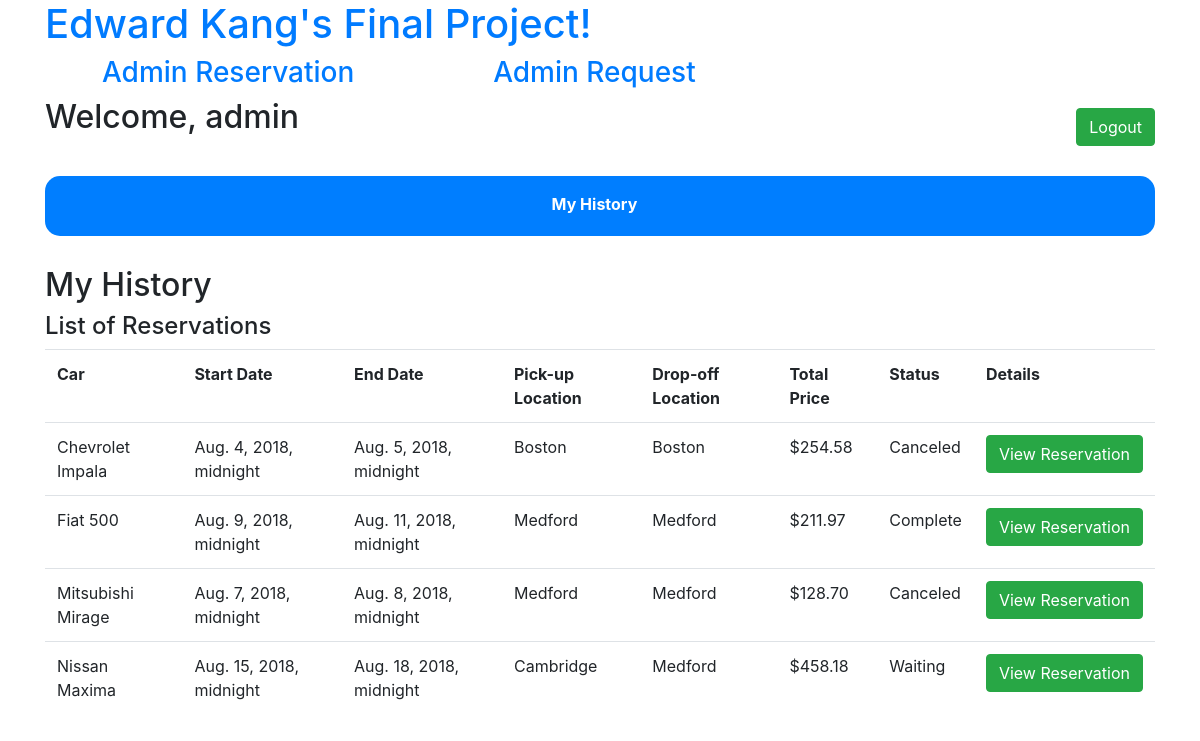
Before: /history (signed in) with the older database file.
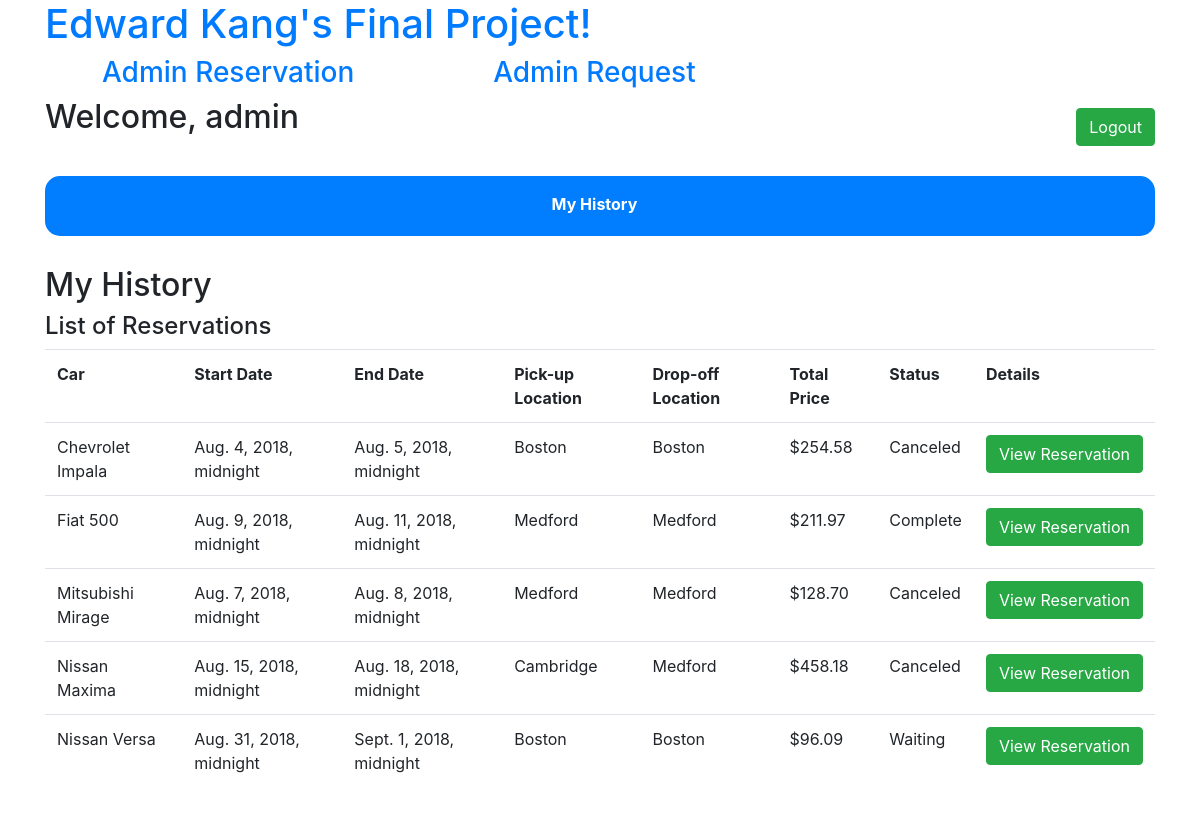
After: the same page with the newer database file.
### rents/models.py (models this page shows, shortened)
class Reservation(models.Model):
    reservation_user = models.ForeignKey(settings.AUTH_USER_MODEL, on_delete=models.CASCADE)
    reservation_car = models.ForeignKey(Car, on_delete=models.CASCADE)
    reservation_start_date = models.DateTimeField()
    reservation_end_date = models.DateTimeField()
    reservation_drop_off = models.ForeignKey(Location, on_delete=models.CASCADE)
    reservation_protection = models.CharField(max_length=64)
    reservation_total_price = models.FloatField()
    reservation_status = models.CharField(max_length=64)
    reservation_request = models.CharField(max_length=64)

class Car(models.Model):
    car_brand = models.CharField(max_length=64)
    car_name = models.CharField(max_length=64)
    car_type = models.CharField(max_length=64)
    car_price = models.FloatField()
    car_size = models.IntegerField()
    car_detail = models.CharField(max_length=64)
    car_status = models.CharField(max_length=64)
    car_location = models.ForeignKey(Location, on_delete=models.CASCADE)

class Location(models.Model):
    location_name = models.CharField(max_length=64)
    location_address = models.CharField(max_length=64)

### rents/views.py (the view)
# urls.py: path("history", views.historyView, name="history"),
def historyView(request):
    if not request.user.is_authenticated:
        return render(request, 'rents/login.html', {'message': 'Please login first.'})
    my_reservation = Reservation.objects.filter(reservation_user__id=request.user.id).all()
    context = {
        'myreservations' : my_reservation
    }
    return render(request, 'rents/history.html', context)

### rents/templates/rents/history.html
{% extends "rents/menu.html" %}
{% block body %}
<div id="body_content" class="form-group">
    <div>
        <h2>My History</h2>
        <div class="body_table">
            <div class="body_table_content">
                <h4>List of Reservations</h4>
                <div>
                    <table class="table">
                        <tr>
                            <th>Car</th>
                            <th>Start Date</th>
                            <th>End Date</th>
                            <th>Pick-up Location</th>
                            <th>Drop-off Location</th>
                            <th>Total Price</th>
                            <th>Status</th>
                            <th>Details</th>
                        </tr>
                        {% for myreservation in myreservations %}
                        <tr>
                            <td>{{ myreservation.reservation_car.car_brand }} {{ myreservation.reservation_car.car_name }}</td>
                            <td>{{ myreservation.reservation_start_date }}</td>
                            <td>{{ myreservation.reservation_end_date }}</td>
                            <td>{{ myreservation.reservation_car.car_location.location_name }}</td>
                            <td>{{ myreservation.reservation_drop_off.location_name }}</td>
                            <td>${{ myreservation.reservation_total_price|floatformat:2 }}</td>
                            <td>{{ myreservation.reservation_status }}</td>
                            <td><input class="btn btn-success" type="button" value="View Reservation" onclick="viewReservation(`{{ myreservation.id }}`, `{{ myreservation.reservation_user.id }}`)" /></td>
                        </tr>
                        {% endfor %}
                    </table>
                </div>
            </div>
        </div>
    </div>
</div>
{% endblock %}

### rents/templates/rents/menu.html
{% extends "rents/layout.html" %}
{% block menu %}
<div class="form-group">
    <div class="content_item">
        <h2 id="title_welcome">Welcome, {{ user.username }}</h2>
        <input id="logout_button" class="btn btn-success" type="button" value="Logout" onclick="location.href = '/logout'"/>
    </div>
    <div id="menu">
        <table id="menu_table">
            <tr id="menu_table_tr">
                <td id="menu_table_td">
                </td>
                <td id="menu_table_td">
                    <a class="menu_button" href="/history">My History</a>
                </td>
                <td id="menu_table_td">
                </td>
            </tr>
        </table>
    </div>
    {% block body %}
    {% endblock %}
</div>
{% endblock %}

### rents/templates/rents/layout.html (shortened to what this page needs)
<!DOCTYPE html>
<html>
    <head>
        <link rel="stylesheet" href="https://stackpath.bootstrapcdn.com/bootstrap/4.1.1/css/bootstrap.min.css">
        <link rel="stylesheet" type="text/css" href="https://cdn.jsdelivr.net/npm/daterangepicker/daterangepicker.css" />
        {% load static %}
        <link rel="stylesheet" type="text/css" href="{% static 'rents/style.css' %}" />
    </head>
    <body>
        <div class="container">
            <h1><a href="/">Edward Kang's Final Project!</a></h1>
            {% if user.is_superuser %}
            <h3 class="admin_link"><a href="/adminpage/reservation/current/waiting">Admin Reservation</a></h3>
            <h3 class="admin_link"><a href="/adminpage/request/current/waiting">Admin Request</a></h3>
            {% endif %}
            {% if user.is_authenticated %}
                {% block menu %}
                {% endblock %}
            {% else %}
                {% block loginout %}
                {% endblock %}
            {% endif %}
        </div>
    </body>
</html>

### rents/static/rents/style.css (style rules this page uses)
.admin_link { width: 33%; display: block; float: left; text-align: center; }
#title_welcome { width: 50%; display: block; float: left; }
#logout_button { margin-top: 10px; display: block; float: right; }
#menu { background-color: #007eff; border-radius: 15px; margin-top: 30px; margin-bottom: 30px; width: 100%; display: block; float: right; }
#menu_table { margin: auto; width: 100% !important; }
#menu_table_tr { height: 60px; width: 100%; display: block; float: left; }
#menu_table_td { width: 33%; display: block; float: left; text-align: center; margin-top: 15px; }
.menu_button { color: white; font-weight: bold; }
#body_content { width: 100%; display: block; float: left; }
.body_table_content { margin-bottom: 40px; display: block; float: left; width: 100%; }

Changed rows visible on the page:
changed Reservation "Aug. 15, 2018, midnight": reservation_status "Waiting" → "Canceled"
added Reservation: reservation_car.car_brand "Nissan", reservation_car.car_name "Versa", reservation_start_date "Aug. 31, 2018, midnight", reservation_end_date "Sept. 1, 2018, midnight", reservation_car.car_location.location_name "Boston", reservation_drop_off.location_name "Boston", reservation_total_price "96.09", reservation_status "Waiting"
